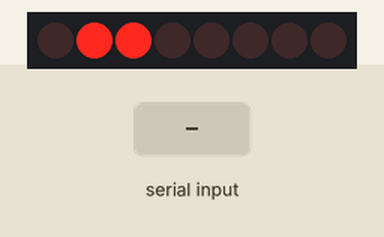
A sketch run on a simulated Arduino Uno, built with avr-gcc and run on an emulated ATmega328P. Shown: 8 shift-register outputs drawn as a row of LEDs (first output left, lit = HIGH). Wiring (inferred from the names in the program): shift register (74HC595): data pin 11; shift clock pin 13; latch pin 10. Wiring (inferred from the signals the program sends): row of LEDs: on Q0, Q1, Q2, Q3, Q4, Q5, Q6, Q7. The inputs (shaded band) are chosen by the test bench. What the sketch prints to the serial monitor is not drawn.

Above: at 1.2 s.
1.3 s: "1" received over Serial
At 2.0 s:
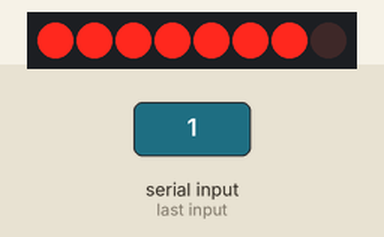
2.8 s: "1" received over Serial
At 3.2 s:
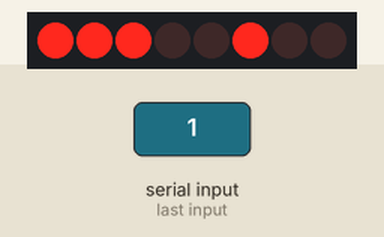
4.3 s: "1" received over Serial
At 5.5 s:
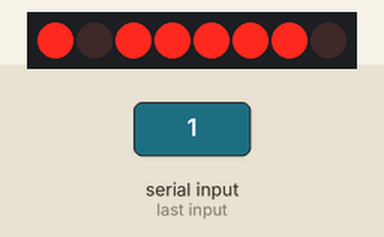
5.8 s: "1" received over Serial
At 6.6 s:
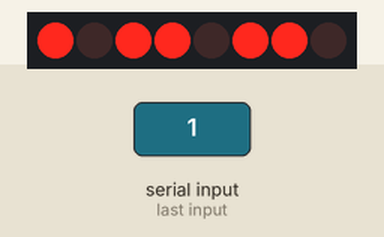
7.3 s: "2" received over Serial
At 7.8 s:
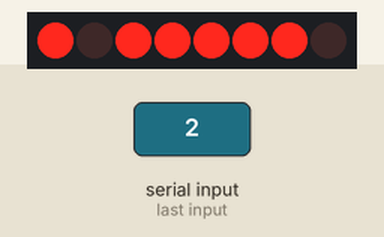
Timing chart, 0 to 7.8 s (numbered marks = the images above; inputs shaded):
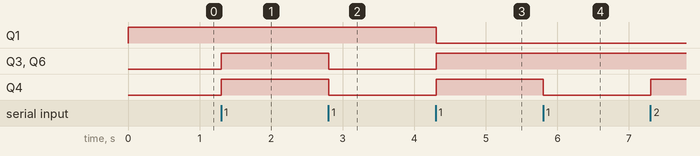

The sketch:

HW3PROBoard2.ino
```cpp
#define latch 10
#define data 11
#define clk 13
int count;
int a[8] = {
   0b00000110, //1
   0b01011011, //2
   0b01001111, //3
   0b11100110, //4
   0b01101101, //5
   0b01111101, //6
   0b00100111, //7
   0b01111111, //8
 };
void setup(){
  pinMode(10, OUTPUT);
  pinMode(11, OUTPUT);
  pinMode(13, OUTPUT);
  Serial.begin(9600);
}
void loop(){
  if(Serial.available()){
    char a = Serial.read();
    if(a == '1'){
      count--;
    }
    if(a == '2'){
      count++;
    }
  }
  if(count == 8){
    count = 0;
  }
  if(count == -1){
    count = 7;
  }
  shiftOut(data,clk,MSBFIRST,a[count]);
  digitalWrite(10, HIGH);
  digitalWrite(10, LOW);
  Serial.println(count);
}
```

Measured:
- after the input at 1.3 s, Q3, Q4, Q6: LOW → HIGH at once
- after the input at 2.8 s, Q3, Q4, Q6: HIGH → LOW at once
- after the input at 4.3 s, Q1: HIGH → LOW at once; Q3, Q4, Q6: LOW → HIGH at once
- after the input at 5.8 s, Q4: HIGH → LOW at once
- after the input at 7.3 s, Q4: LOW → HIGH at once
